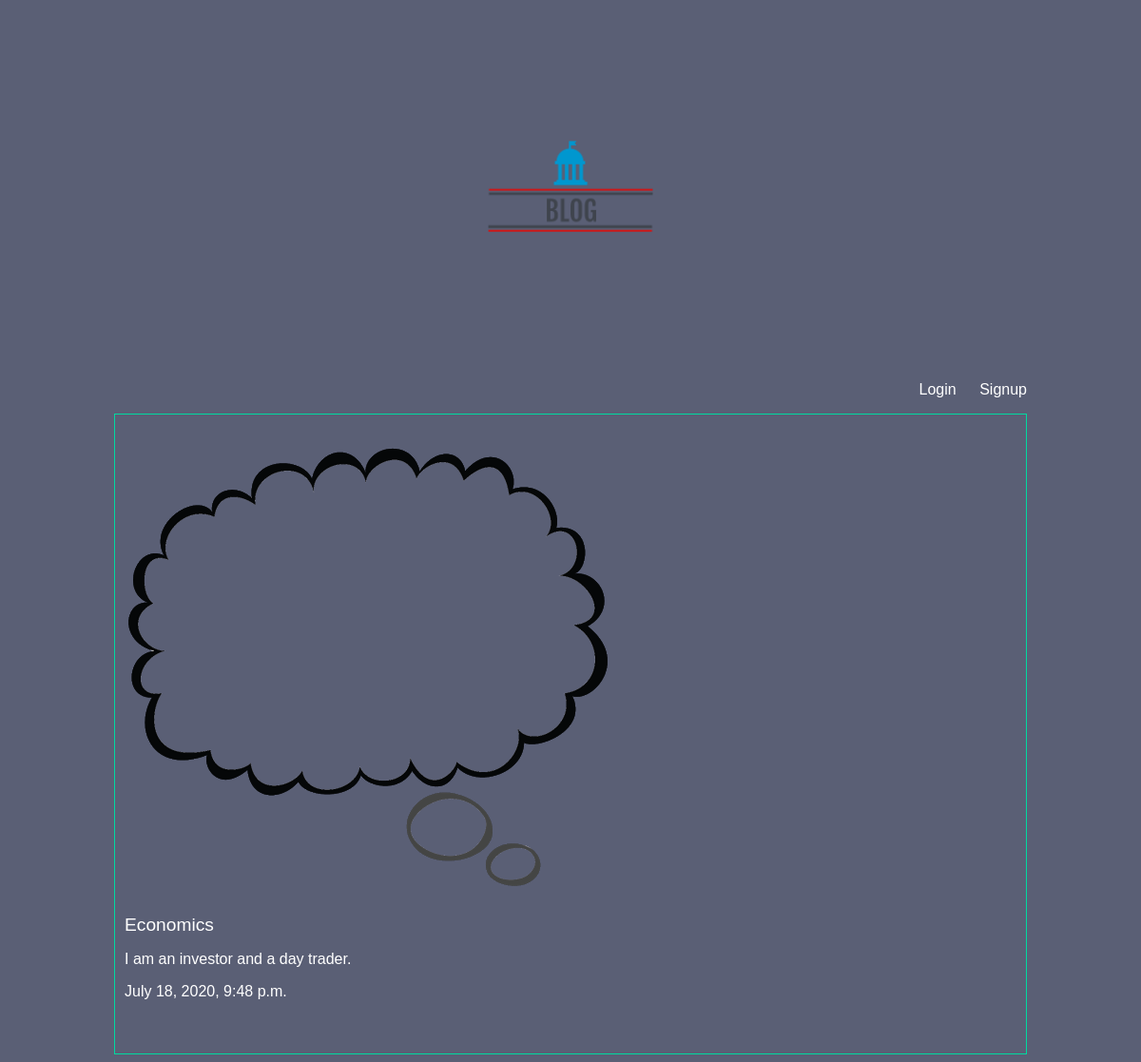
The app's page /articles/Economic/ with its own data.
### blog/models.py (models this page shows, shortened)
class BlogPost(models.Model):
    title = models.CharField(max_length=200)
    slug = models.SlugField(max_length=200)
    content = models.TextField()
    author = models.ForeignKey(User,on_delete=models.CASCADE)
    published_at = models.DateTimeField(auto_now_add=True)
    last_modified = models.DateTimeField(auto_now=True)
    thumb=models.ImageField(default='default.png',blank=True)

### blog/views.py (the view)
# urls.py: path('<slug>/',views.article_detail,name="detail"),
def article_detail(request,slug):
    article=BlogPost.objects.get(slug=slug)
    return render(request,'blog/article_detail.html',{'article':article})

### blog/templates/blog/article_detail.html
{% extends 'base.html' %}
{% block content %}
<div class="article_detail">
    <div class="article">
        <img src="{{article.thumb.url}}">
        <h2>{{article.title}}</h2>
        <p>{{article.content}}</p>
        <p>{{article.published_at}}</p>
    </div>
</div>
{% endblock %}

### static/style.css (style rules this page uses)
body { background-color: #5a5f75; background-image: url(); background-repeat-y: no-repeat; color: #fff; }
body * { font-family: sans-serif; }
h1, h2, h3, h4, h5 { font-weight: normal; margin: 0; }
.article { padding: 10px; border: 1px solid #00dba0; position: relative; padding-bottom: 40px; }
.article h2 { font-size: 1.2em; }

### records on screen
BlogPost: thumb (placeholder picture), title "Economics", content "I am an investor and a day trader.", published_at "July 18, 2020, 9:48 p.m."
